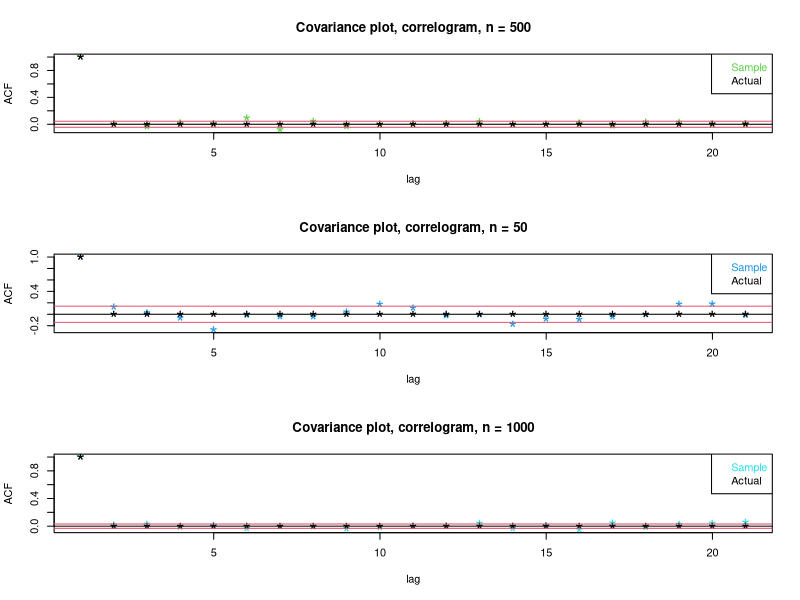

This chart was generated by the following R code:
set.seed(12345)
dev.off() 
par(mfrow = c(3,1))

x1 = rnorm(500 )
x2 = rnorm(50)
x3 = rnorm(1000)

acf_x1 = acf(x1 , 20 , type = "correlation" , plot = FALSE)
acf_x2 = acf(x2 , 20, type = "correlation", plot = FALSE)
acf_x3 = acf(x3 , 20, type = "correlation", plot = FALSE)



plot(acf_x1$acf , pch = "*" , col = 3 , cex = 2 , main = "Covariance plot, correlogram, n = 500" 
     , ylab = "ACF" , xlab = "lag")
points(c(1 , rep(0 , 20)) ,pch = "*" , col = 1 , cex = 2)
abline(h = 0 )
abline(h = c(-1 , 1) * sqrt(1/500) , col = 2 )
legend("topright" , legend = c("Sample" , "Actual") , text.col = c(3,1))

plot(acf_x2$acf , pch = "*" , col = 4 , cex = 2 , main = "Covariance plot, correlogram, n = 50"
     , ylab = "ACF" , xlab = "lag")
points(c(1 , rep(0 , 20)) ,pch = "*" , col = 1 , cex = 2)
abline(h = 0 )
abline(h = c(-1 , 1) * sqrt(1/50) , col = 2 )
legend("topright" , legend = c("Sample" , "Actual") , text.col = c(4,1))

plot(acf_x3$acf , pch = "*" , col = 5 , cex = 2 , main = "Covariance plot, correlogram, n = 1000"
     , ylab = "ACF" , xlab = "lag")
points(c(1 , rep(0 , 20)) ,pch = "*" , col = 1 , cex = 2)
abline(h = 0 )
abline(h = c(-1 , 1) * sqrt(1/1000) , col = 2 )
legend("topright" , legend = c("Sample" , "Actual") , text.col = c(5,1))